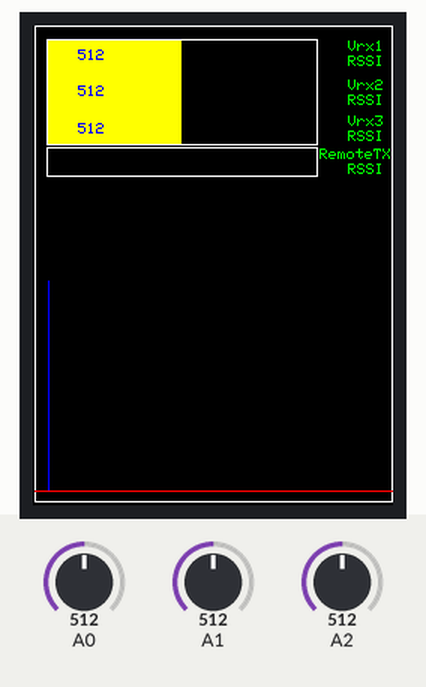
This sketch was run on a simulated Arduino Uno, built with avr-gcc and run on an emulated ATmega328P. Parts: 240×320 colour display. The inputs (shaded band) are chosen by the test bench; at power-on: A0 = 512, A1 = 512, A2 = 512.

Above: at 1.4 s.
1.5 s: A0 set to 716
At 2.2 s:
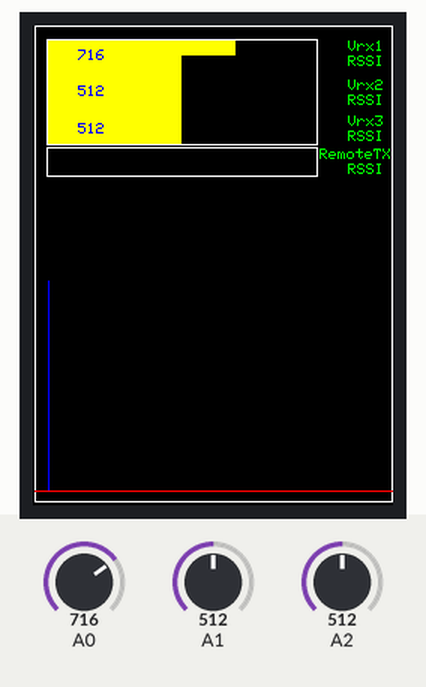
4.5 s: A1 set to 716
At 5.7 s:
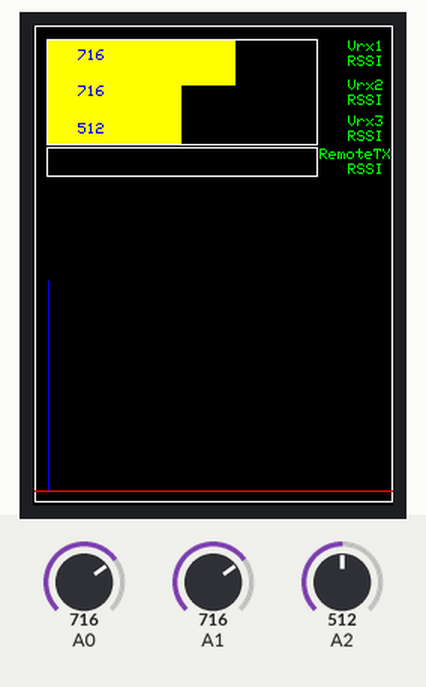
7.5 s: A2 set to 716
At 8.3 s:
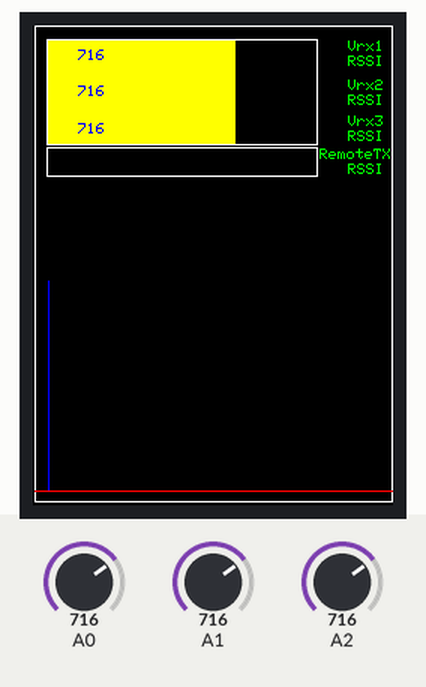
10.5 s: A0 set to 900
At 11.6 s:
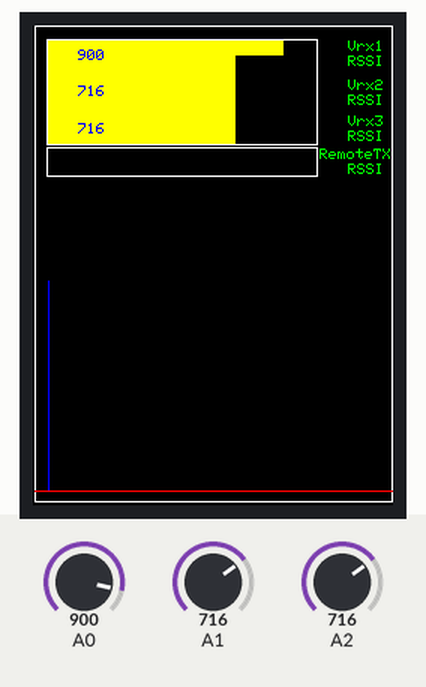
13.5 s: A1 set to 900
At 13.9 s:
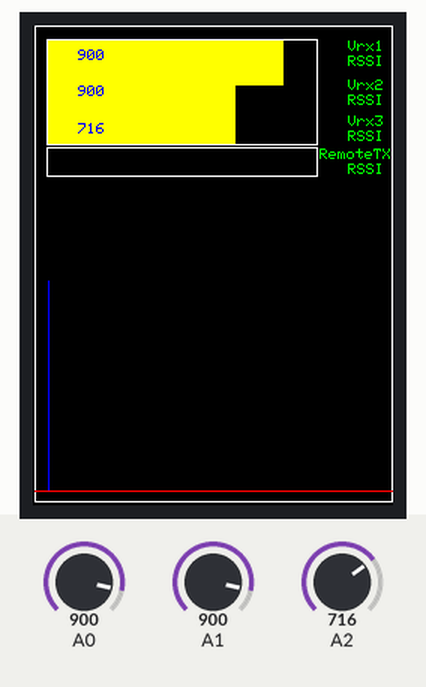
16.5 s: A2 set to 900
At 17.5 s:
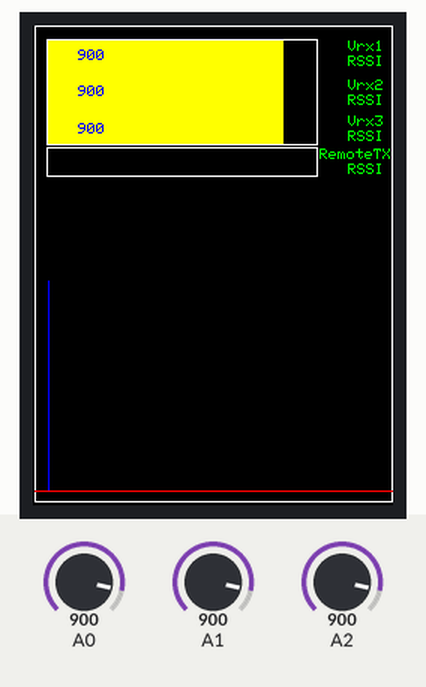
Timing chart, 0 to 19.5 s (numbered marks = the images above; inputs shaded):
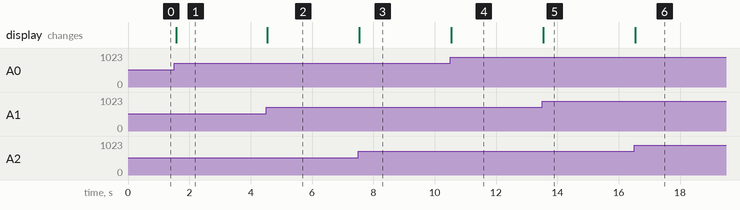

Measured:
- after the input at 1.5 s, the display: changes after 0.07 s (image 1)
- after the input at 4.5 s, the display: changes at once (image 2)
- after the input at 7.5 s, the display: changes after 0.05 s (image 3)
- after the input at 10.5 s, the display: changes at once (image 4)
- after the input at 13.5 s, the display: changes at once (image 5)
- after the input at 16.5 s, the display: changes after 0.05 s (image 6)

The sketch:

imput_signalvieuw.ino
```cpp
#include <Adafruit_GFX.h>    // Core graphics library
#include <MCUFRIEND_kbv.h>
MCUFRIEND_kbv tft;
// Assign human-readable names to some common 16-bit color values:
#define  BLACK   0x0000
#define GREEN   0x07E0
#define WHITE   0xFFFF
#define BLUE    0x001F
#define RED     0xF800
#define YELLOW  0xFFE0
#define CYAN    0x07FF

void setup(void) {
  tft.reset();
  uint16_t identifier = tft.readID();
  tft.begin(identifier);
  tft.setRotation(0);
  tft.fillScreen(BLACK);
  tft.fillRect(0, 0,320 , 240, BLACK);

  tft.drawRect(1, 0, 239, 318, WHITE);
  tft.drawRect(9, 9, 181, 71, WHITE);
  tft.drawRect(9, 81, 181, 20, WHITE);

  tft.drawLine(10,170, 10, 310, BLUE);
  tft.drawLine(1, 310, 239, 310, RED);

  tft.setTextColor(GREEN);
  tft.setTextSize(1);
  tft.setCursor(210, 10); tft.println("Vrx1");
  tft.setCursor(210, 20); tft.println("RSSI ");

  tft.setCursor(210, 36); tft.println("Vrx2");
  tft.setCursor(210, 46); tft.println("RSSI ");

  tft.setCursor(210, 60); tft.println("Vrx3");
  tft.setCursor(210, 70); tft.println("RSSI ");

  tft.setCursor(191, 82); tft.println("RemoteTX");
  tft.setCursor(210, 92); tft.println("RSSI ");
}

void loop(void) {
  int values[3];
  for (int i = 0; i < 3; i++) {
    values[i] = analogRead(A0 + i); // Read analog inputs A0, A1, and A2
  }

  tft.fillRect(10, 10, map(values[0], 0, 1023, 1, 180), 19, YELLOW);
  tft.fillRect(10, 20, map(values[1], 0, 1023, 1, 180), 29, YELLOW);
  tft.fillRect(10, 40, map(values[2], 0, 1023, 1, 180), 39, YELLOW);
  // Clear the rest of the bars
  tft.fillRect(map(values[0], 0, 1023, 1, 180) + 9, 10, 180 - map(values[0], 0, 1023, 1, 180), 19, BLACK);
  tft.fillRect(map(values[1], 0, 1023, 1, 180) + 9, 20, 180 - map(values[1], 0, 1023, 1, 180), 29, BLACK);
  tft.fillRect(map(values[2], 0, 1023, 1, 180) + 9, 40, 180 - map(values[2], 0, 1023, 1, 180), 39, BLACK);
  tft.setTextColor(BLUE);

  tft.setCursor(30, 16); tft.println(values[0]);
  tft.setCursor(30, 40); tft.println(values[1]);
  tft.setCursor(30, 65); tft.println(values[2]);

  delay(10);
}
```

SWTFT.cpp
```cpp
// Code provided by Smoke And Wires
// http://www.smokeandwires.co.nz
// This code has been taken from the Adafruit TFT Library and modified
//  by us for use with our TFT Shields / Modules
// For original code / licensing please refer to
// https://github.com/adafruit/TFTLCD-Library

// IMPORTANT: SEE COMMENTS @ LINE 15 REGARDING SHIELD VS BREAKOUT BOARD USAGE.

// Graphics library by ladyada/adafruit with init code from Rossum
// MIT license

#ifndef _SWTFT_H_
#define _SWTFT_H_

#if ARDUINO >= 100
 #include "Arduino.h"
#else
 #include "WProgram.h"
#endif

#include <Adafruit_GFX.h>


class SWTFT : public Adafruit_GFX {

 public:

  SWTFT(void);
 // SWTFT(void);

  void     begin(uint16_t id = 0x9325);
  void     drawPixel(int16_t x, int16_t y, uint16_t color);
  /////////////////////////////////////////
  void     writeA16B3(uint16_t address, uint8_t ub, uint8_t mb, uint8_t lb);
  void     drawPixel3(int16_t x, int16_t y, uint8_t r, uint8_t g, uint8_t b);
  void     drawLine3Byte(int16_t x0, int16_t y0, int16_t x1, int16_t y1, uint8_t r, uint8_t g, uint8_t b) ;
  //////////////////////////////////////////
  void     drawFastHLine(int16_t x0, int16_t y0, int16_t w, uint16_t color);
  void     drawFastVLine(int16_t x0, int16_t y0, int16_t h, uint16_t color);
  void     fillRect(int16_t x, int16_t y, int16_t w, int16_t h, uint16_t c);
  void     fillScreen(uint16_t color);
  void     reset(void);
  void     setRegisters8(uint8_t *ptr, uint8_t n);
  void     setRegisters16(uint16_t *ptr, uint8_t n);
  void     setRotation(uint8_t x);
       // These methods are public in order for BMP examples to work:
  void     setAddrWindow(int x1, int y1, int x2, int y2);
  void     pushColors(uint16_t *data, uint8_t len, boolean first);

  uint16_t color565(uint8_t r, uint8_t g, uint8_t b),
           readPixel(int16_t x, int16_t y),
           readID(void);

 private:

  void     init(),
           // These items may have previously been defined as macros
           // If not, function versions are declared:
#ifndef write8
           write8(uint8_t value),
#endif
#ifndef setWriteDir
           setWriteDir(void),
#endif
#ifndef setReadDir
           setReadDir(void),
#endif
#ifndef writeRegister8
           writeRegister8(uint8_t a, uint8_t d),
#endif
#ifndef writeRegister16
           writeRegister16(uint16_t a, uint16_t d),
#endif
#ifndef writeRegisterPair
           writeRegisterPair(uint8_t aH, uint8_t aL, uint16_t d),
#endif
           setLR(void),
           flood(uint16_t color, uint32_t len);
  uint8_t  driver;

#ifndef read8
  uint8_t  read8fn(void);
  #define  read8isFunctionalized
#endif

#ifndef USE_ADAFRUIT_SHIELD_PINOUT

  #ifdef __AVR__
    volatile uint8_t *csPort    , *cdPort    , *wrPort    , *rdPort;
	uint8_t           csPinSet  ,  cdPinSet  ,  wrPinSet  ,  rdPinSet  ,
					  csPinUnset,  cdPinUnset,  wrPinUnset,  rdPinUnset,
					  _reset;
  #endif
  #if defined(__SAM3X8E__)
    Pio *csPort    , *cdPort    , *wrPort    , *rdPort;
	uint32_t          csPinSet  ,  cdPinSet  ,  wrPinSet  ,  rdPinSet  ,
					  csPinUnset,  cdPinUnset,  wrPinUnset,  rdPinUnset,
					  _reset;
  #endif

#endif
};

// For compatibility with sketches written for older versions of library.
// Color function name was changed to 'color565' for parity with 2.2" LCD
// library.
#define Color565 color565

#endif //_SWTFT_H_
```
